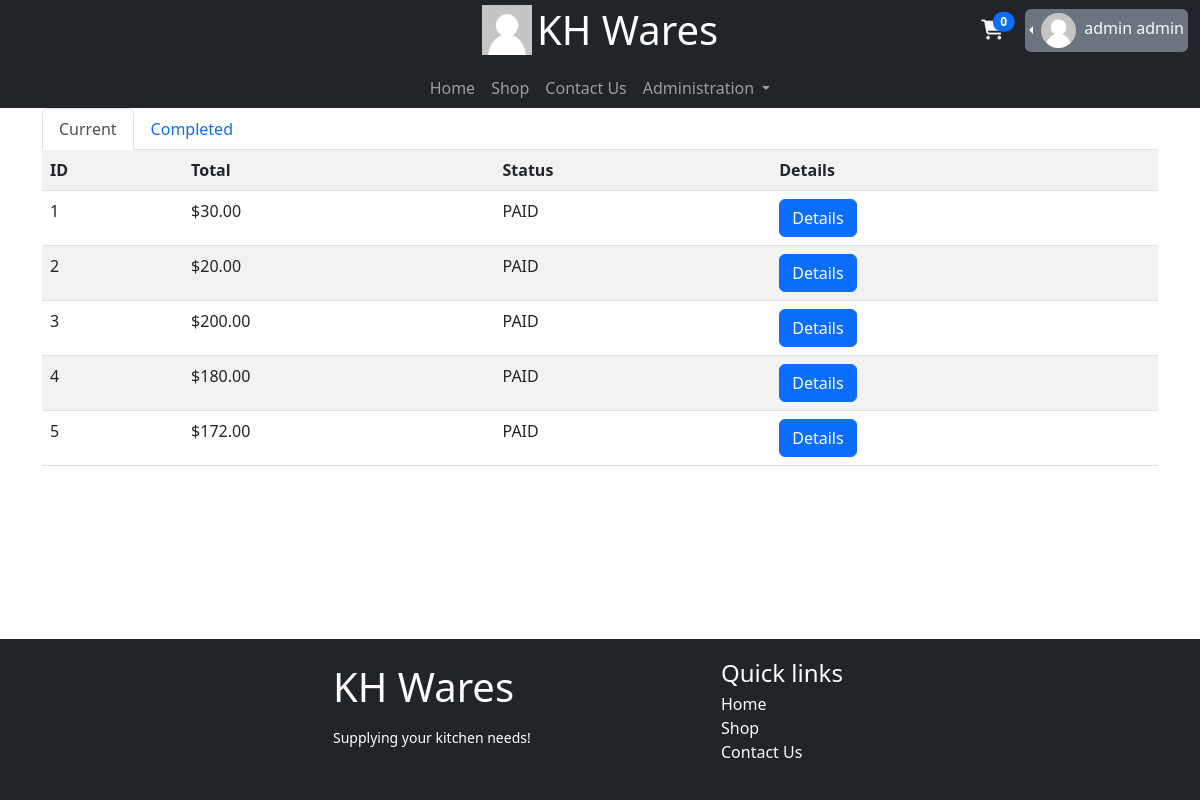
Screenshot of /user/orders (signed in) with the database file from the repository.
### database_models/UserDBModel.py (models this page shows, shortened)
class User(db.Model, UserMixin):
    id = db.Column(db.Integer, primary_key=True)
    username = db.Column(db.String, unique=True, nullable=False)
    email = db.Column(db.String, unique=True, nullable=False)
    password = db.Column(db.String, nullable=False)
    role = db.Column(db.Integer, default=0)  # 0 - User, 1 - Employee, 2 - Admin
    cart = db.relationship("Cart", backref="user", uselist=False)
    order = db.relationship("Order", backref="user")
    f_name = db.Column(db.String, nullable=False)
    l_name = db.Column(db.String, nullable=False)
    reset_token = db.Column(db.String)
    profile_pic = db.Column(db.String, default="default.png")
    date_created = db.Column(db.DateTime(), default=func.now())
    totp_secret = db.Column(db.String)

### database_models/OrderDBModel.py (models this page shows)
class Order(db.Model):
    id = db.Column(db.Integer, primary_key=True)
    user_id = db.Column(db.Integer,ForeignKey(User.id))
    total = db.Column(db.Float,default=0)
    token = db.Column(db.String)
    status = db.Column(db.String, default="PAID") # PAID, FULFILLED, COMPLETED
    order_items = db.relationship("Order_Item",backref="orders")
    discount = db.Column(db.Float,default=0)
    date_created = db.Column(db.DateTime(), default=func.now())

### routes/orders.py (the view)
@blueprint.route("/user/orders", defaults={'status':None})
@blueprint.route("/user/orders/<status>/")
@flask_login.login_required
def view_orders(status):
    if status == "ALL":
        status = None
    if status:
        orders = [order for order in flask_login.current_user.order if order.status == "COMPLETED"]
    else:
        orders = [order for order in flask_login.current_user.order if order.status != "COMPLETED"]
        status = "all"
    print(orders)
    print(status)
    return render_template("orders/user_orders_all.html", orders=orders, status=status.upper())

### app.py (called while the page is built)
@login_manager.user_loader
def user_loader(id):
    user = User.query.filter_by(id=id).first()
    return user

### templates/orders/user_orders_all.html (shortened to what this page needs)
{% extends 'base.html' %}
{% set active_page = "user_order_all" %}
{% block main %}
<div class="container">
	<ul class="nav nav-tabs">
		<li class="nav-item">
			<a class="nav-link {{'active' if status in ('ALL',None) else '' }}" aria-current="page" href="{{ url_for('order.view_orders') if status not in ('ALL',None) else '#' }}">Current</a>
		</li>
		<li class="nav-item">
			<a class="nav-link {{'active' if status in ('COMPLETED') else '' }}" href="{{ url_for('order.view_orders', status='COMPLETED') if status not in ('COMPLETED') else '#' }}">Completed</a>
		</li>
	</ul>
	<table class="table table-striped">
		<tr>
			<th>ID</th>
			<th>Total</th>
			<th>Status</th>
			<th>Details</th>
		</tr>
		{% if orders | length > 0 %}
			{% for order in orders %}
				<tr id="order_{{ order.id }}">
					<td>{{ order.id }}</td>
					<td>{{ "$%.2f"|format(order.total - order.discount) }}</td>
					<td id="order_status_{{ order.id }}">{{ order.status }}</td>
					<td><a href="{{ url_for('order.user_order_indiv',id=order.id, prev=[status]) }}" class="btn btn-primary">Details</a></td>
				</tr>
			{% endfor %}
		{% else %}
			<tr>
				<td colspan="100%" class="text-center">There are no orders</td>
			</tr>
		{% endif %}
	</table>
</div>
{% endblock %}

### templates/includes/navbar-2.html (shortened to what this page needs)
<nav class="navbar navbar-expand-lg navbar-dark bg-dark py-0">
    <div class="container-fluid d-block">
        <div class="row justify-content-center">
                <a class="col-sm-12 col-md-12 col-lg-4 text-center offset-lg-4 navbar-brand" href="{{ '#' if active_page == 'index' else url_for('index.index') }}">
                    <img src="{{ url_for('static', filename='profiles/default.png') }}" alt="" width="50" height="50" class="d-inline" >
                    <h1 class="d-inline m-0 align-middle">KH Wares</h1>
                </a>
                <div class="col-auto ms-auto my-auto">
                    {% if not current_user.is_authenticated %}
                        <a href="{{ url_for('crud.login' )}}" class="btn btn-primary align-middle" role="button">Login</a>
                        <a href="{{ url_for('crud.signup' )}}" class="btn btn-secondary align-middle" role="button">Sign Up</a>
                    {% else %}
                        <div>
                            <div class="d-inline-block me-1">
                                <a href="{{ url_for('cart.read_cart') }}" class="btn">
                                    <span class="position-relative top-0 start-100 translate-middle badge rounded-pill bg-primary" id="cart_badge">{{ current_user.cart.cart_items | length }}</span>
                                    <i class="fa-solid fa-cart-shopping text-light fa-lg"></i>
                                </a>
                            </div>
                            <div class="dropstart bg-secondary text-light p-1 rounded mt-auto d-inline-block">
                                <div class="dropdown-toggle" role="button" id="dropdownMenuLink" data-bs-toggle="dropdown">
                                    <img  src="{{url_for('static', filename='profiles/' + current_user.profile_pic)}}" height="35px" width="35px" class="rounded-circle me-1">
                                    <span class="text-light d-lg-inline-block d-none">{{ current_user.f_name }} {{ current_user.l_name }}</span>
                                </div>
                            </div>
                        </div>
                    {% endif %}
                </div>
                <div class="row pe-0">
                </div>
        </div>
        <div class="row justify-content-center">
            <div class="col-4 text-center">
                <div class="collapse navbar-collapse" id="navbarSupportedContent">
                    <ul class="navbar-nav mx-auto mb-2 mb-lg-0">
                    <li class="nav-item">
                        <a class="nav-link {{ 'active' if active_page == 'index' else '' }}" aria-current="page" href="{{ '#' if active_page == 'index' else url_for('index.index') }}">Home</a>
                    </li>
                    <li class="nav-item">
                        <a class="nav-link {{ 'active' if active_page == 'Shop' else '' }}" href="{{ url_for('Store.displayitem' )}}">Shop</a>
                    </li>
                    <li class="nav-item">
                        <a class="nav-link {{ 'active' if active_page == 'contact' else '' }}" href="{{ url_for('contact.contact_us_page') }}">Contact Us</a>
                    </li>
                    {% if current_user.is_authenticated and current_user.role >=1 %}
                        <li class="nav-item dropdown">
                            <a class="nav-link dropdown-toggle {{ 'active' if active_page == 'admin' else '' }}" href="#" id="AdminNavbarDropdown" role="button" data-bs-toggle="dropdown" aria-expanded="false">
                                Administration
                            </a>
                        </li>
                    {% endif %}
                    </ul>
                </div>
            </div>
        </div>
    </div>
  </nav>

### rows the page displays
User: profile_pic (placeholder picture), f_name "admin", l_name "admin"
Order: id "1", order.total-order.discount "$30.00", status "PAID"
Order: id "2", order.total-order.discount "$20.00", status "PAID"
Order: id "3", order.total-order.discount "$200.00", status "PAID"
Order: id "4", order.total-order.discount "$180.00", status "PAID"
Order: id "5", order.total-order.discount "$172.00", status "PAID"

### other values shown
{{ current_user.cart.cart_items | length }} "0"
